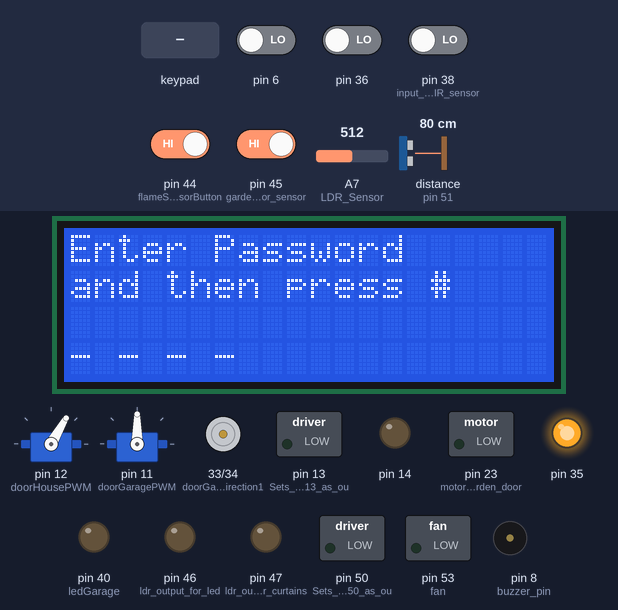
A sketch run on a simulated Arduino Mega 2560, built with avr-gcc and run on an emulated ATmega2560. On the bench: 20×4 character LCD, 2 × servo, motor-driver pin pairs drawn as motors (green arrow = first pin HIGH = forward, orange = second pin HIGH = backward, longer = more drive, scaled by the enable pin), switched loads named in the sketch (green lamp = pin HIGH), output pins drawn as LEDs (lit = HIGH), buzzer (waves = sounding, pin HIGH). Inputs (shaded band) come from the test bench; at power-on: pin 44 (flameSensorButton), pin 45 (garden_door_sensor) HIGH, pin 6, pin 36, pin 38 (input_of_PIR_sensor) LOW, A7 (LDR_Sensor) = 512, distance to the obstacle (sensor on pin 51) 80 cm. The echo pulse lasts 58.3 µs per cm; pins used as bus, display or sensor lines are not drawn; what the sketch prints to the serial monitor is not drawn.

Above: at 1.3 s.
1.4 s: keypad keys 2 7 2 6 2 5 2 4 pressed 0.4 s apart
At 5.9 s:
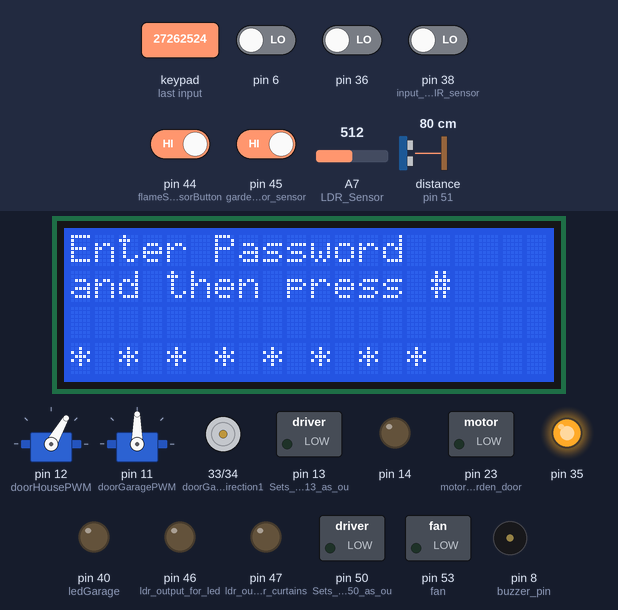
6.1 s: key '#' pressed
At 6.5 s:
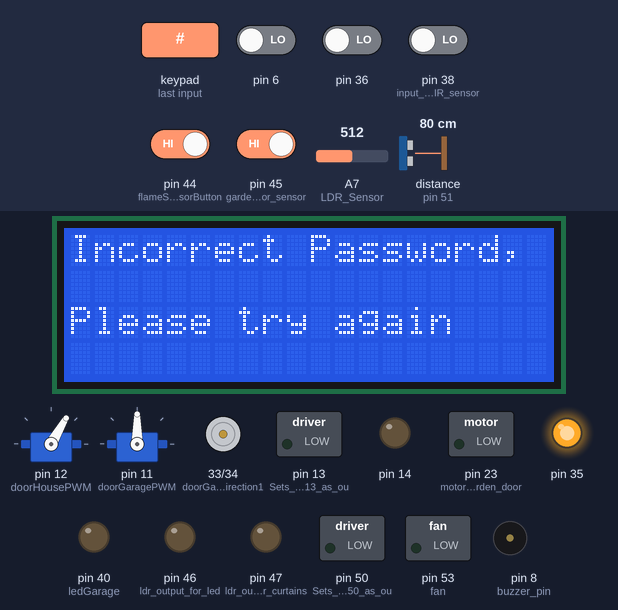
8.2 s: keypad keys 1 2 3 4 # pressed 0.4 s apart
At 8.89 s:
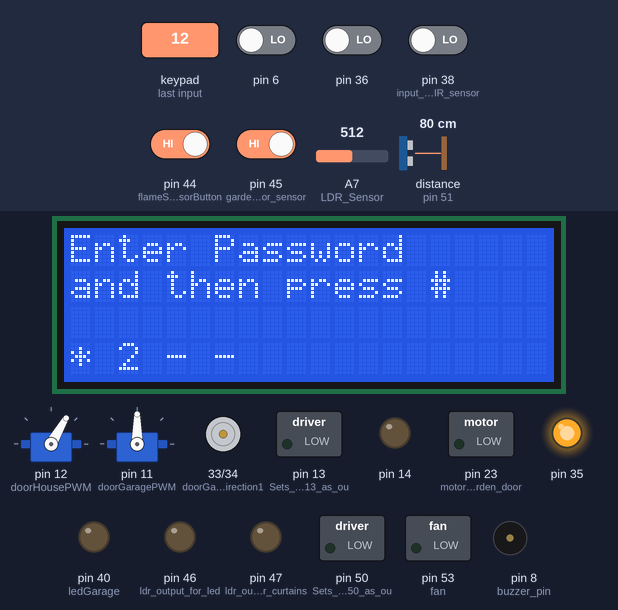
12.7 s: key '*' pressed
15.6 s: keypad keys 1 3 9 7 2 2 2 2 # pressed 0.4 s apart
At 17.56 s:
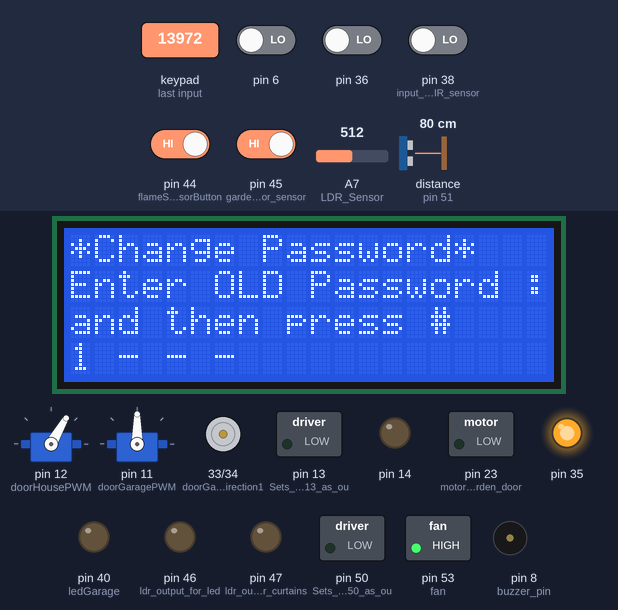
20.7 s: pin 45 (garden_door_sensor) driven LOW
Timing chart, 0 to 31.7 s (numbered marks = the images above; inputs shaded):
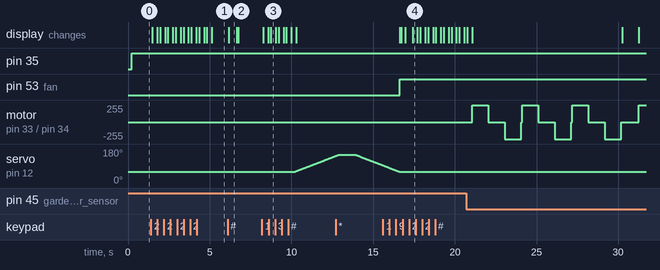

Measured:
- after the input at 1.4 s, the display: first changes after 0.09 s (image 1 shows a later state)
- after the input at 6.1 s, the display: changes after 0.06 s (image 2)
- after the input at 8.2 s, servo on pin 12 (doorHousePWM): moves from 60° to 143° over 2.5 s, starting after 2.0 s; the display: first changes after 0.07 s (image 3 shows a later state)
- what the display in image 2 shows lasts 0.5 s, from 6.2 s to 6.7 s

The sketch:

sketch_dec26b.ino
```cpp
#include <Keypad.h>
#include<Servo.h>
#include <Wire.h>
#include <LiquidCrystal_I2C.h>

int pir;
int ldr;
int incorrectPassword = 0;
bool smoke;
bool flame;
float t;
float f;
char data = 0;
int angle = 90;
const unsigned long eventInterval= 2;
unsigned long previous_temp_time=0;
unsigned long smoke_temp_time=0;
unsigned long smoke_seconds=0;
unsigned long previous_smoke_time=0;
unsigned long temp_seconds=0;

int motorGardenEnable = 22;
int buzzer_pin = 8;
int doorGaragePWM = 11;
int doorHousePWM = 12;
int flameSensorButton = 44;
int garden_door_sensor = 45;
int motor_garden_door =  23;
int doorGardenDirection1 = 33;
int doorGardenDirection2 = 34;
int input_of_PIR_sensor = 38;
int output_of_PIR_sensor = 39;
int ledGarage = 40;
int house_door = 41;
int dog_buzzer = 42;
int dog_door = 43;
int ldr_output_for_led = 46;
int ldr_output_for_curtains = 47;
int output_of_infrared_detection = 48;
int switchGarage = 49;
int bluetoothLed = 50;
int input_of_ultrasonic_sensor = 51;
int output_of_ultrasonic_sensor = 52;
int fan=53;

Servo door; //House Door
Servo garageDoor;
const int ROWS_KEYPAD = 4; //keypad used consists of four rows
const int COLUMNS_KEYPAD = 3; //keypad used consists of three columns
char keys[ROWS_KEYPAD][COLUMNS_KEYPAD] = {{'1','2','3'},{'4','5','6'},{'7','8','9'},{'*','0','#'}};
byte row_pins[ROWS_KEYPAD] = {27, 26, 25, 24}; //connect to the row pinouts of the keypad
byte column_pins[COLUMNS_KEYPAD] = {30, 29, 28}; //connect to the column pinouts of the keypad
int seconds = 0;
Keypad keypad = Keypad(makeKeymap(keys), row_pins, column_pins, ROWS_KEYPAD, COLUMNS_KEYPAD);
int saved_password[4]= {1,2,3,4};
int current_password[10] ;
int new_password[10] ;
int trials = 0;
char key ;
int order = 0 ;   //variable to change the screen on LCD (Enter Password or Change Password)
bool flag = 0 ;
int i = 0 ;
bool check = 0 ;
int garageDoorOpen = 0;
int houseDoorOpen = 0;
LiquidCrystal_I2C LCD(0x27, 20, 4);

void setup() {
  // put your setup code here, to run once:
  Serial.begin(9600);
  LCD.init();
  LCD.backlight();
  LCD.begin(20 , 4);      // initiaize lcd
  pinMode(garden_door_sensor, INPUT); //IR sensor for garden door.
  pinMode(output_of_PIR_sensor, OUTPUT);
  pinMode(motor_garden_door, OUTPUT); //Motor to open and close garden door.
  pinMode(output_of_ultrasonic_sensor, OUTPUT);
  pinMode(buzzer_pin, OUTPUT);
  pinMode(ldr_output_for_led , OUTPUT);
  pinMode(ldr_output_for_curtains , OUTPUT);
  pinMode(35,OUTPUT);
  pinMode(53, OUTPUT);
  pinMode(A8, INPUT);
  pinMode(13, OUTPUT); //Sets digital pin 13 as output pin
  pinMode(14, OUTPUT);
  pinMode(A7, INPUT);
  pinMode(ledGarage, OUTPUT);
  pinMode(doorGardenDirection1, OUTPUT);
  pinMode(doorGardenDirection2, OUTPUT);
  pinMode(motorGardenEnable, OUTPUT);
  //pinMode(flameSensorButton, INPUT_PULLUP);
  pinMode(50, OUTPUT); //Sets digital pin 50 as output pin
  //pinMode(garden_door_sensor, INPUT_PULLUP);
   //attachInterrupt(digitalPinToInterrupt(flameSensorButton), flame_sensor, CHANGE);
  //attachInterrupt(digitalPinToInterrupt(garden_door_sensor), gardenDoor, CHANGE);
  door.attach(doorHousePWM);
  door.write(60); //pin pwm 12
  digitalWrite(fan,LOW); //pin 53
  digitalWrite(motorGardenEnable, LOW);
  garageDoor.attach(doorGaragePWM);
                  garageDoor.write(90); //PMW pin 11
}
//2 3 18 19 20 21 for interrupts
void gardenDoor() //33, 34, 22
{
    int m;
    m = digitalRead(garden_door_sensor);  //pin 45
    if (m == 0) {
      Serial.println("hi");
      digitalWrite(doorGardenDirection1, HIGH); //PIN 33
      digitalWrite(doorGardenDirection2, LOW); //PIN 34
      digitalWrite(motorGardenEnable, HIGH); //PIN 22
      delay(1000);
      digitalWrite(motorGardenEnable, LOW);
      delay(1000);
      digitalWrite(doorGardenDirection1, LOW);
      digitalWrite(doorGardenDirection2, HIGH);
      digitalWrite(motorGardenEnable, HIGH);
      delay(1000);
      digitalWrite(motorGardenEnable, LOW);
  }
 }

void Get_Order () {
  if ( key == '*' && flag == 0 ){       //each time user press * the order number increases to change screen
    order = order + 1 ;
    flag = 1 ;
    LCD.clear();
    i=0;
  }
  else if ( key != '#' ){
    flag = 0 ;
  }

  if (order >= 2) {
    order = 0 ;
  }
}


void Enter_Password(){
    if(i==0) {
     LCD.setCursor(0,0);
     LCD.print("Enter Password" );
     LCD.setCursor(0,1);
     LCD.print("and then press #" );
     LCD.setCursor(0,3);
     LCD.print("- - - -" );
    }

    if(key=='0'||key=='1'||key=='2'||key=='3'
    ||key=='4'||key=='5'||key=='6'
    ||key=='7'||key=='8'||key=='9') {
    LCD.setCursor(2*i,3);
    LCD.print(key);
    delay(300);
    LCD.setCursor(2*i,3);
    LCD.print("*");
    current_password[i]= (int)key - 48 ;
    i = i + 1 ;
    }

    if(key=='#'){
      if(i==4) {
        if((current_password[0]==saved_password[0]) && (current_password[1]==saved_password[1]) &&
        (current_password[2]==saved_password[2]) && (current_password[3]==saved_password[3]) ){
            LCD.clear();
             LCD.setCursor(4,1);
            LCD.print("Welcome Home");
            houseDoorOpen = 1;
            int angle = 0;
            for (angle = 60; angle < 150; angle+=1)
            {
              door.write(angle); //pin pwm 12
              delay(30);
            }
            delay(1000);
            for (angle = 150; angle >= 60; angle-=1)
            {
              door.write(angle);
              delay(30);
            }
            LCD.clear();
            i=0 ;
         }
         else if (trials == 2)
         {
                trials = 0;
                LCD.clear();
                  LCD.setCursor(7,1);
                 LCD.print("THIEF!!!");
                 delay(1000);
                 digitalWrite(output_of_PIR_sensor,HIGH); //PIN 39
                 delay(2000);
                 digitalWrite(output_of_PIR_sensor,LOW);
                 LCD.clear();
                 i=0 ;
         }
        else {
            LCD.clear();
            LCD.setCursor(0,0);
            LCD.print("Incorrect Password, Please try again");
            trials = trials + 1;
            delay(500);
            LCD.clear();
            i=0 ;
             }
       }

     else if ( i!=4 ) {
     LCD.clear();
     LCD.setCursor(0,0);
     LCD.print("Incorrect Password, Please try again");
     trials = trials + 1;
     delay(500);
     LCD.clear();
     i=0 ;


    }
   }

 }
 void Change_Password(){

if(check==0){
    if(i==0) {
     LCD.setCursor(0,0);
     LCD.print("*Change Password*" );
     LCD.setCursor(0,1);
     LCD.print("Enter OLD Password :" );
     LCD.setCursor(0,2);
     LCD.print("and then press #" );
     LCD.setCursor(0,3);
     LCD.print("- - - -" );
    }

    if(key=='0'||key=='1'||key=='2'||key=='3'
    ||key=='4'||key=='5'||key=='6'
    ||key=='7'||key=='8'||key=='9') {
    LCD.setCursor(2*i,3);
    LCD.print(key);
    delay(300);
    LCD.setCursor(2*i,3);
    LCD.print("*");
    current_password[i]= (int)key - 48 ;
    i = i + 1 ;

    }

    if(key=='#'){
      if(i==4) {
        if((current_password[0]==saved_password[0]) && (current_password[1]==saved_password[1]) &&
        (current_password[2]==saved_password[2]) && (current_password[3]==saved_password[3]) ){

            LCD.clear();
            LCD.setCursor(0,0);
            LCD.print("*Change Password*" );
            LCD.setCursor(0,1);
            LCD.print("Enter New Password");
            LCD.setCursor(0,2);
            LCD.print("and then press #" );
            LCD.setCursor(0,3);
            LCD.print("- - - -" );
            check = 1;
            i=0;
            while(key=='#'){key = keypad.getKey();}
               }
         else{
             LCD.clear();
             LCD.setCursor(0,0);
             LCD.print("Incorrect Password");
             delay(1000);
             LCD.clear();
             i=0 ;
             }
          }
       else{
       LCD.clear();
       LCD.setCursor(0,0);
       LCD.print("Incorrect Password");
       delay(1000);
       LCD.clear();
       i=0 ;
       }
    }
 }


else if (check==1) {

            if(key=='0'||key=='1'||key=='2'||key=='3'
               ||key=='4'||key=='5'||key=='6'
               ||key=='7'||key=='8'||key=='9') {
                    LCD.setCursor(2*i,3);
                    LCD.print(key);
                    delay(300);
                    LCD.setCursor(2*i,3);
                    LCD.print("*");
                    new_password[i]= (int)key - 48 ;
                    i = i + 1 ;
               }
            if(key=='#') {
                      if(i==4){
                         LCD.clear();
                         LCD.setCursor(0,0);
                         LCD.print("Password Changed");
                         saved_password[0]=new_password[0];
                         saved_password[1]=new_password[1];
                         saved_password[2]=new_password[2];
                         saved_password[3]=new_password[3];
                         delay(1000);
                         LCD.clear();
                         i=0 ;
                         check = 0 ;
                         order = 0 ;
                      }

                     else {
                       LCD.clear();
                       LCD.setCursor(0,0);
                       LCD.print("Please Enter");
                       LCD.setCursor(0,1);
                       LCD.print("4 digit password");
                       delay(1000);
                       LCD.clear();
                       LCD.setCursor(0,0);
                       LCD.print("*Change Password*" );
                       LCD.setCursor(0,1);
                       LCD.print("Enter New Password");
                       LCD.setCursor(0,2);
                       LCD.print("and then press #" );
                       LCD.setCursor(0,3);
                       LCD.print("- - - -" );
                       i=0 ;
                     }
                   }
       }
 }
 void enterTheHouse()
{
  key = keypad.getKey();  // function to get a key from the keypad
  Get_Order () ;
  if ( order ==0 ) {
    Enter_Password();
  }

  else if ( order == 1 ) {
    Change_Password();
  }
}
void LDR_Sensor() {
  int ldr = analogRead(A7);
  Serial.println(ldr);
  if (ldr <= 80)   {//its dark, turn on the light
    digitalWrite(ldr_output_for_led, HIGH);
    } //pin 46
    else { //night
      digitalWrite(ldr_output_for_led, LOW);
  }


}

void Ultrasonic_For_Garage() {
  // Duration will be the input pulse width and distance will be the distance to the obstacle in centimeters
  int duration, distance;
  // Output pulse with 1ms width on trigPin
  digitalWrite(output_of_ultrasonic_sensor, HIGH); //pin 52
  delay(2);
  digitalWrite(output_of_ultrasonic_sensor, LOW);
  // Measure the pulse input in echo pin
  duration = pulseIn(input_of_ultrasonic_sensor, HIGH); //pin 51
  // Distance is half the duration devided by 29.1 (from datasheet)
  distance = duration * 0.034 / 2;
  // if distance less than 0.5 meter and more than 0 (0 or less means over range)
  if (distance <= 3 && distance >= 0) {
    digitalWrite(buzzer_pin, HIGH); //pin 8
  } else {
    digitalWrite(buzzer_pin, LOW);
  }
  // Waiting 200 ms
  delay(50);

}
void Garage() {
  int x;
  x = digitalRead(switchGarage); // taking input of switch on pin 49
  Serial.println(x);
  if (x == 1 && garageDoorOpen == 0) {
            for (angle = 90; angle < 180; angle+=1)
            {
              digitalWrite(ledGarage, HIGH); //pin 40
              garageDoor.write(angle); //PMW pin 11
              delay(30);
            }
            digitalWrite(ledGarage, LOW);
            garageDoorOpen = 1;
  }
  else if (x == 0 && garageDoorOpen == 1)
  {
    for (angle = 180; angle >= 90; angle-=1)
         {
            garageDoor.write(angle);
            delay(30);
         }
     garageDoorOpen = 0;
 }
 else
 {
        garageDoor.write(90);

 }
}
void flame_sensor(){
  f=digitalRead(flameSensorButton); //PIN 44
  if (f==0)
  {
    digitalWrite(buzzer_pin,HIGH); //pin 8
    delay(300);
    digitalWrite(buzzer_pin,LOW);
    delay(100);
    digitalWrite(buzzer_pin,HIGH);
    delay(300);
    digitalWrite(buzzer_pin,LOW);
    delay(100);
  }
}
void smoke_sensor(){
  int smoke=digitalRead(36);
  smoke_seconds=millis()/1000 ;
  if(smoke==1&&(smoke_seconds - previous_smoke_time > eventInterval))
  {
    digitalWrite(35,LOW);
  }
  else if(smoke==0){
    digitalWrite(35,HIGH);
    previous_smoke_time=smoke_seconds;
  }
}
void temp_sensor()
{
if (houseDoorOpen == 1) //depend on enterTheHouse();
{
  t=digitalRead(6);
  temp_seconds=millis()/1000 ;
   if(t==1&&(temp_seconds - previous_temp_time > eventInterval))
  {
    digitalWrite(fan,LOW); //pin 53
  }
  else if(t==0){
  digitalWrite(fan,HIGH);
    previous_temp_time=temp_seconds;
  }
}
else
{
      digitalWrite(fan,LOW); //pin 53

}
}
void pirSensor()
{
  if (houseDoorOpen == 0) //depend on enterTheHouse();
  {
      pir = digitalRead(input_of_PIR_sensor); //pin 38
      if(pir==1) { digitalWrite(output_of_PIR_sensor, HIGH); seconds=millis()/1000 ; } //pin 39
      else if (pir==0&& ((millis()/1000)>seconds+2) ) digitalWrite(output_of_PIR_sensor, LOW);
  }
  else
    digitalWrite(output_of_PIR_sensor, LOW);
}

void bluetooth()
{
    if(Serial.available() > 0)  // Send data only when you receive data:
   {
      data = Serial.read();        //Read the  incoming  data and store it into variable data
      switch (data)
      {
        case 'a': digitalWrite(13, HIGH);break;
        case 'b': digitalWrite(13, LOW);break;
        case 'c': digitalWrite(14, HIGH);break;
        case 'd': digitalWrite(14, LOW);break;
        case 'e':
        {
          if (garageDoorOpen == 0)
          {
            for (angle = 90; angle < 180; angle+=1)
            {
              digitalWrite(ledGarage, HIGH); //pin 40
              garageDoor.write(angle); //PMW pin 11
              delay(30);
            }
            digitalWrite(ledGarage, LOW);
            garageDoorOpen = 1;
          }
          break;
        }
        case 'f':
        {
            if (garageDoorOpen == 1)
            {
            for (angle = 180; angle >= 90; angle-=1)
            {
              garageDoor.write(angle);
              delay(30);
            }
            garageDoorOpen = 0;
            }
          break;
        }

      }
   }

 }


void loop() {
   // put your main code here, to run repeatedly:
  enterTheHouse(); //done
    gardenDoor();
   temp_sensor();
   flame_sensor();
   Ultrasonic_For_Garage();
   LDR_Sensor();
   smoke_sensor();
   pirSensor();
  bluetooth();
}
```
